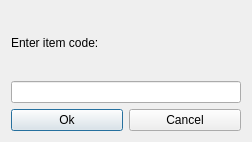
<?xml version="1.0" encoding="UTF-8"?>
<ui version="4.0">
 <class>DummyScanner</class>
 <widget class="QDialog" name="DummyScanner">
  <property name="geometry">
   <rect>
    <x>0</x>
    <y>0</y>
    <width>252</width>
    <height>142</height>
   </rect>
  </property>
  <property name="windowTitle">
   <string>Dialog</string>
  </property>
  <layout class="QVBoxLayout" name="verticalLayout">
   <item>
    <widget class="QLabel" name="label">
     <property name="text">
      <string>Enter item code:</string>
     </property>
    </widget>
   </item>
   <item>
    <widget class="QLineEdit" name="codeEdit"/>
   </item>
   <item>
    <layout class="QHBoxLayout" name="horizontalLayout">
     <item>
      <widget class="QPushButton" name="okButton">
       <property name="text">
        <string>Ok</string>
       </property>
      </widget>
     </item>
     <item>
      <widget class="QPushButton" name="cancelButton">
       <property name="text">
        <string>Cancel</string>
       </property>
      </widget>
     </item>
    </layout>
   </item>
  </layout>
 </widget>
 <resources/>
 <connections/>
</ui>
